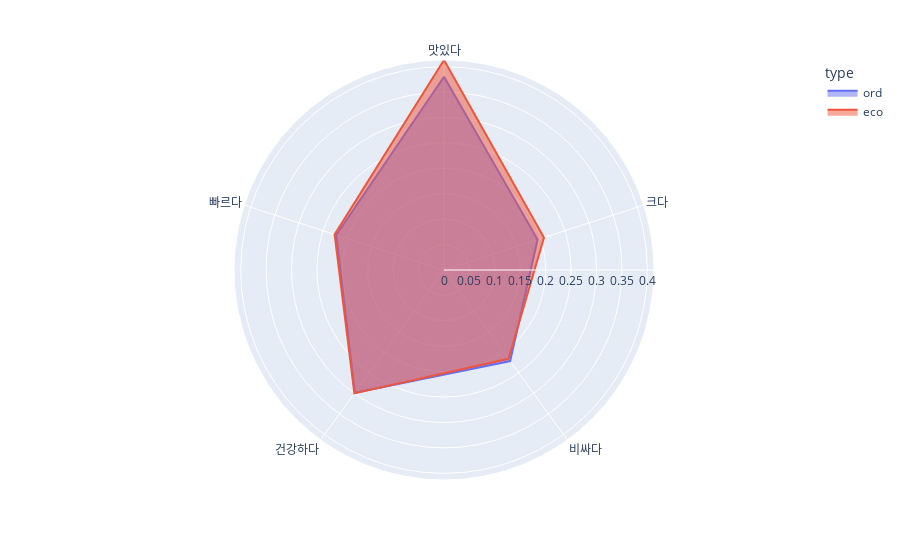

Here is the notebook cell this chart was saved with:
### Code cell


### Figure 1 — Plotly figure (JSON) as saved in the notebook; plotly's stock layout.template omitted (floating-point values rounded to 4 significant figures)
{"data": [{"fill": "toself", "hovertemplate": "type=ord<br>score=%{r}<br>sentiment=%{theta}<extra></extra>", "legendgroup": "ord", "line": {"color": "#636efa", "dash": "solid"}, "marker": {"symbol": "circle"}, "mode": "lines", "name": "ord", "r": [0.3802, 0.1936, 0.2215, 0.2986, 0.2228, 0.3802], "showlegend": true, "subplot": "polar", "theta": ["맛있다", "크다", "비싸다", "건강하다", "빠르다", "맛있다"], "type": "scatterpolar"}, {"fill": "toself", "hovertemplate": "type=eco<br>score=%{r}<br>sentiment=%{theta}<extra></extra>", "legendgroup": "eco", "line": {"color": "#EF553B", "dash": "solid"}, "marker": {"symbol": "circle"}, "mode": "lines", "name": "eco", "r": [0.4132, 0.2068, 0.216, 0.3, 0.2263, 0.4132], "showlegend": true, "subplot": "polar", "theta": ["맛있다", "크다", "비싸다", "건강하다", "빠르다", "맛있다"], "type": "scatterpolar"}], "layout": {"legend": {"title": {"text": "type"}, "tracegroupgap": 0}, "margin": {"t": 60}, "polar": {"angularaxis": {"direction": "clockwise", "rotation": 90}, "domain": {"x": [0, 1], "y": [0, 1]}}}}
